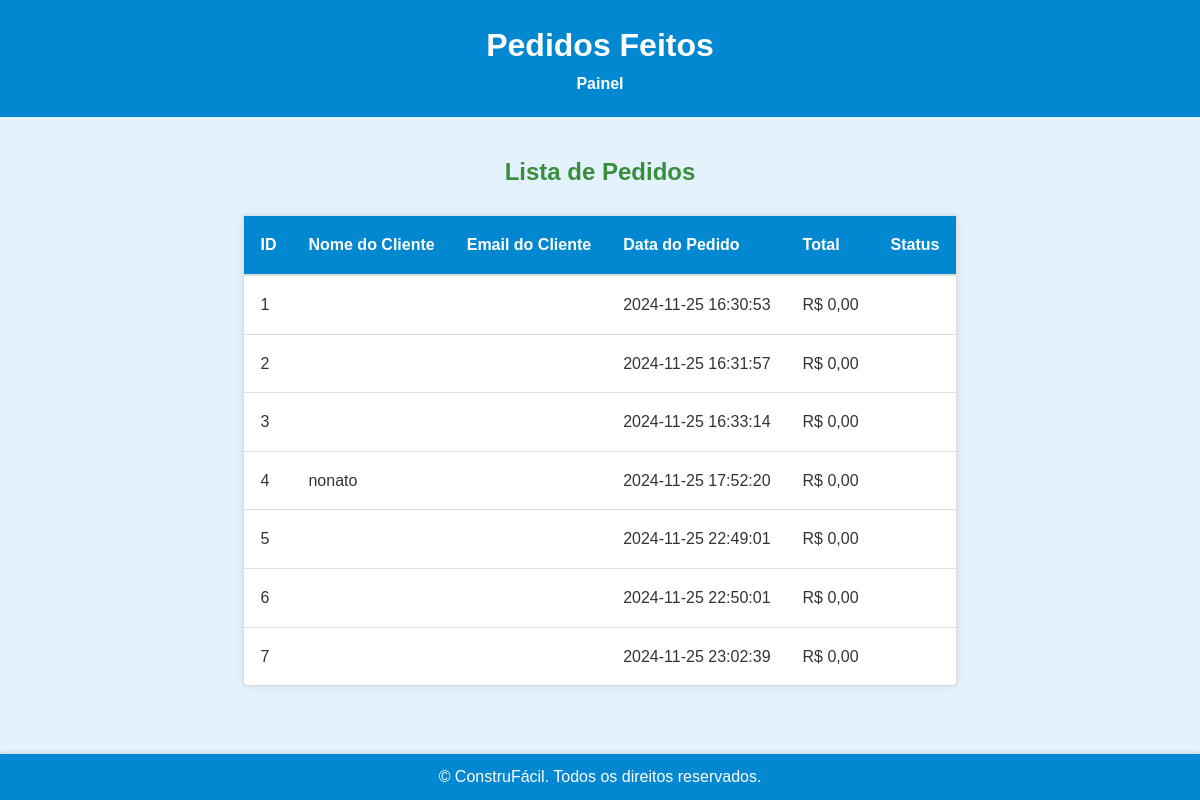
Screenshot of /php/mostrar_pedido.php with the database file from the repository.
### tables this page shows
CREATE TABLE `pedidos` (
  `id` int(11) NOT NULL,
  `nome_cliente` varchar(255) NOT NULL,
  `email_cliente` varchar(255) NOT NULL,
  `data_pedido` datetime NOT NULL,
  `total` decimal(10,2) NOT NULL,
  `status` varchar(50) NOT NULL
);

### php/mostrar_pedido.php (the view, shortened to what this page needs)
<?php
include 'conexao.php';
$sql = "SELECT * FROM pedidos";
$result = $conn->query($sql);
?>
<!DOCTYPE html>
<html lang="pt-br">
<head>
    <link rel="stylesheet" href="../style.css">
</head>
<body>
    <header>
        <h1>Pedidos Feitos</h1>
        <nav>
            <ul>
                <li><a href="../admin/painel.html">Painel</a></li>
            </ul>
        </nav>
    </header>
    <main>
        <section class="pedidos">
            <h2>Lista de Pedidos</h2>
            <table>
                <thead>
                    <tr>
                        <th>ID</th>
                        <th>Nome do Cliente</th>
                        <th>Email do Cliente</th>
                        <th>Data do Pedido</th>
                        <th>Total</th>
                        <th>Status</th>
                    </tr>
                </thead>
                <tbody>
                    <?php if ($result->num_rows > 0): ?>
                        <?php while($row = $result->fetch_assoc()): ?>
                            <tr>
                                <td><?php echo $row["id"]; ?></td>
                                <td><?php echo $row["nome_cliente"]; ?></td>
                                <td><?php echo $row["email_cliente"]; ?></td>
                                <td><?php echo $row["data_pedido"]; ?></td>
                                <td>R$ <?php echo number_format($row["total"], 2, ',', '.'); ?></td>
                                <td><?php echo $row["status"]; ?></td>
                            </tr>
                        <?php endwhile; ?>
                    <?php else: ?>
                        <tr>
                            <td colspan="6">Nenhum pedido encontrado</td>
                        </tr>
                    <?php endif; ?>
                </tbody>
            </table>
        </section>
    </main>
    <footer>
        <p>&copy; ConstruFácil. Todos os direitos reservados.</p>
    </footer>
</body>
</html>

### style.css (style rules this page uses)
* { margin: 0; padding: 0; box-sizing: border-box; }
body { font-family: 'Arial', sans-serif; color: #333; background-color: #e8f5e9; line-height: 1.6; display: flex; flex-direction: column; min-height: 100vh; }
header { background-color: #0288d1; color: white; padding: 20px 0; text-align: center; box-shadow: 0 2px 4px rgba(0, 0, 0, 0.1); }
nav ul { list-style: none; display: flex; justify-content: center; padding: 0; }
nav ul li { margin: 0 15px; }
nav ul li a { text-decoration: none; color: white; font-weight: bold; }
main { flex: 1; padding: 20px; display: flex; flex-direction: column; align-items: center; justify-content: center; background-color: #e3f2fd; }
footer { background-color: #0288d1; color: white; text-align: center; padding: 10px 0; box-shadow: 0 -2px 4px rgba(0, 0, 0, 0.1); }
h2 { margin-bottom: 1em; color: #388e3c; text-align: center; }
table { width: 100%; border-collapse: collapse; margin-bottom: 2em; background: white; box-shadow: 0 0 10px rgba(0, 0, 0, 0.1); border: 1px solid #ddd; border-radius: 8px; }
table th, table td { padding: 1em; text-align: left; border-bottom: 1px solid #ddd; }
table th { background-color: #0288d1; color: white; border-bottom: 2px solid #ddd; }
table tr:last-child td { border-bottom: none; }

### rows the page displays
pedidos: id "1", data_pedido "2024-11-25 16:30:53", total "0,00"
pedidos: id "2", data_pedido "2024-11-25 16:31:57", total "0,00"
pedidos: id "3", data_pedido "2024-11-25 16:33:14", total "0,00"
pedidos: id "4", nome_cliente "nonato", data_pedido "2024-11-25 17:52:20", total "0,00"
pedidos: id "5", data_pedido "2024-11-25 22:49:01", total "0,00"
pedidos: id "6", data_pedido "2024-11-25 22:50:01", total "0,00"
pedidos: id "7", data_pedido "2024-11-25 23:02:39", total "0,00"
